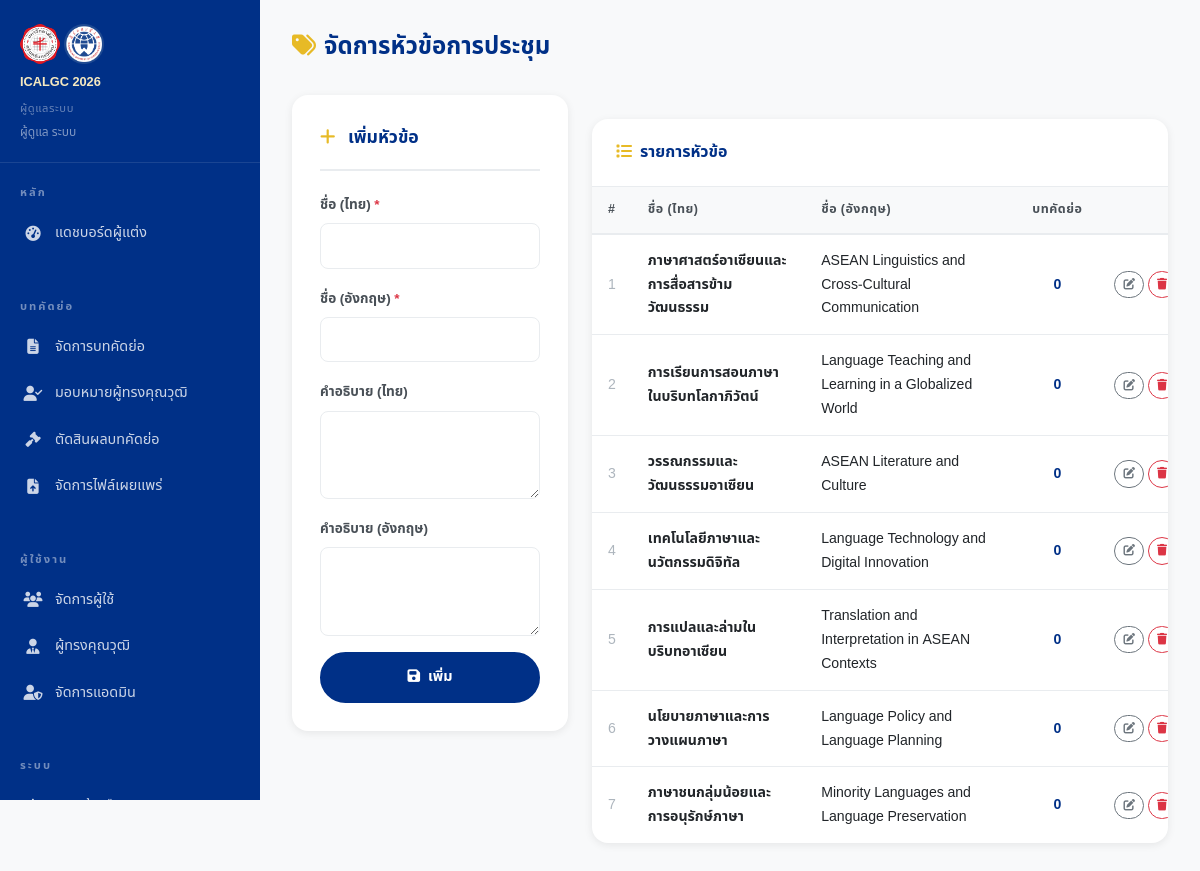
The app's page /admin/themes.php (signed in) with its own data.
### tables this page shows
CREATE TABLE IF NOT EXISTS conference_themes (
    id          INT UNSIGNED AUTO_INCREMENT PRIMARY KEY,
    code        VARCHAR(20) UNIQUE NOT NULL,
    name_th     TEXT NOT NULL,
    name_en     TEXT NOT NULL,
    description TEXT,
    is_active   BOOLEAN NOT NULL DEFAULT TRUE,
    created_at  TIMESTAMP NOT NULL DEFAULT CURRENT_TIMESTAMP
);

### app/helpers/functions.php (called while the page is built, shortened)
<?php
function lang(): string
{
    return $_SESSION['lang'] ?? DEFAULT_LANG;
}
function t(string $key, array $replace = []): string
{
    static $translations = [];
    $l = lang();
    if (empty($translations[$l])) {
        $file = LANG_PATH . '/' . $l . '.php';
        $translations[$l] = file_exists($file) ? require $file : [];
    }
    $text = $translations[$l][$key] ?? $key;
    return $text;
}
function e(string $s): string
{
    return htmlspecialchars($s, ENT_QUOTES | ENT_HTML5, 'UTF-8');
}
function post(string $key, mixed $default = ''): mixed
{
    return $_POST[$key] ?? $default;
}

### app/core/Auth.php (called while the page is built, shortened)
<?php
class Auth
{
    public static function isLoggedIn(): bool
    {
        return !empty($_SESSION['logged_in']) && !empty($_SESSION['user_id']);
    }
    public static function user(): ?array
    {
        return [
            'id'    => $_SESSION['user_id'],
            'role'  => $_SESSION['user_role'],
            'email' => $_SESSION['user_email'],
            'name'  => $_SESSION['user_name'],
        ];
    }
}

### public/admin/themes.php (the view, shortened to what this page needs)
<?php
$_lang  = lang();
$appUrl = APP_URL;
$editItem = null;
try {
    $db     = Database::getInstance();
    $themes = $db->query("
        SELECT ct.*, COUNT(p.id) AS paper_count
        FROM conference_themes ct
        LEFT JOIN papers p ON p.theme_id = ct.id
        GROUP BY ct.id
        ORDER BY ct.id
    ")->fetchAll();
} catch (\Throwable $e) {
    error_log($e->getMessage());
    $themes = [];
}
$pageTitle  = $_lang==='th' ? 'จัดการหัวข้อการประชุม' : 'Conference Themes';
$activeMenu = 'themes';
?>
<!DOCTYPE html>
<html lang="<?= $_lang ?>">
<head>
  <link href="https://cdn.jsdelivr.net/npm/bootstrap@5.3.3/dist/css/bootstrap.min.css" rel="stylesheet">
  <link href="https://cdnjs.cloudflare.com/ajax/libs/font-awesome/6.5.0/css/all.min.css" rel="stylesheet">
  <link rel="stylesheet" href="<?= $appUrl ?>/assets/css/style.css">
</head>
<body>
<div class="dashboard-wrap">
  <?php require_once __DIR__ . '/../../app/helpers/sidebar_admin.php'; ?>
  <main class="dashboard-content">
    <div class="dash-header">
      <h1 class="dash-title"><i class="fas fa-tags me-2" style="color:var(--gold);"></i><?= e($pageTitle) ?></h1>
    </div>
    <div class="row g-4">
      <div class="col-lg-4">
        <div class="content-card">
          <div class="content-card-title">
            <i class="fas fa-<?= $editItem ? 'edit' : 'plus' ?> me-2" style="color:var(--gold);"></i>
            <?= $editItem ? ($_lang==='th'?'แก้ไขหัวข้อ':'Edit Theme') : ($_lang==='th'?'เพิ่มหัวข้อ':'Add Theme') ?>
          </div>
          <form method="POST">
            <div class="d-flex flex-column gap-3">
              <div>
                <label class="form-label fw-bold" style="font-size:.85rem;"><?= $_lang==='th'?'ชื่อ (ไทย)':'Name (Thai)' ?> <span class="text-danger">*</span></label>
                <input type="text" name="name_th" class="form-control" value="<?= e($editItem['name_th'] ?? post('name_th')) ?>" required>
              </div>
              <div>
                <label class="form-label fw-bold" style="font-size:.85rem;"><?= $_lang==='th'?'ชื่อ (อังกฤษ)':'Name (English)' ?> <span class="text-danger">*</span></label>
                <input type="text" name="name_en" class="form-control" value="<?= e($editItem['name_en'] ?? post('name_en')) ?>" required>
              </div>
              <div>
                <label class="form-label fw-bold" style="font-size:.85rem;"><?= $_lang==='th'?'คำอธิบาย (ไทย)':'Description (Thai)' ?></label>
                <textarea name="description_th" class="form-control" rows="3"><?= e($editItem['description_th'] ?? post('description_th')) ?></textarea>
              </div>
              <div>
                <label class="form-label fw-bold" style="font-size:.85rem;"><?= $_lang==='th'?'คำอธิบาย (อังกฤษ)':'Description (English)' ?></label>
                <textarea name="description_en" class="form-control" rows="3"><?= e($editItem['description_en'] ?? post('description_en')) ?></textarea>
              </div>
              <div class="d-flex gap-2">
                <button type="submit" class="btn-primary-custom flex-fill">
                  <i class="fas fa-save me-2"></i><?= $editItem ? ($_lang==='th'?'บันทึก':'Save') : ($_lang==='th'?'เพิ่ม':'Add') ?>
                </button>
              </div>
            </div>
          </form>
        </div>
      </div>
      <div class="col-lg-8">
        <div class="table-card">
          <div class="table-card-header">
            <span class="table-card-title"><i class="fas fa-list me-2" style="color:var(--gold);"></i><?= $_lang==='th'?'รายการหัวข้อ':'Theme List' ?></span>
          </div>
          <?php if (empty($themes)): ?>
            <div class="p-5 text-center"><h5 style="color:var(--gray-500);"><?= t('common.no_data') ?></h5></div>
          <?php else: ?>
            <div class="table-responsive">
              <table class="table-custom">
                <thead>
                  <tr>
                    <th>#</th>
                    <th><?= $_lang==='th'?'ชื่อ (ไทย)':'Name (TH)' ?></th>
                    <th><?= $_lang==='th'?'ชื่อ (อังกฤษ)':'Name (EN)' ?></th>
                    <th><?= $_lang==='th'?'บทคัดย่อ':'Papers' ?></th>
                    <th></th>
                  </tr>
                </thead>
                <tbody>
                  <?php foreach ($themes as $t): ?>
                    <tr>
                      <td style="color:var(--gray-500);"><?= (int)$t['id'] ?></td>
                      <td style="font-weight:600;font-size:.88rem;"><?= e($t['name_th']) ?></td>
                      <td style="font-size:.88rem;"><?= e($t['name_en']) ?></td>
                      <td style="text-align:center;font-weight:700;color:var(--blue-dark);"><?= (int)$t['paper_count'] ?></td>
                      <td>
                        <div class="d-flex gap-1">
                          <a href="?edit=<?= (int)$t['id'] ?>" class="btn btn-sm btn-outline-secondary rounded-pill" style="font-size:.72rem;">
                            <i class="fas fa-edit"></i>
                          </a>
                          <?php if ((int)$t['paper_count'] === 0): ?>
                            <form method="POST" class="d-inline">
                              <button type="submit" class="btn btn-sm btn-outline-danger rounded-pill" style="font-size:.72rem;"
                                      data-confirm="<?= $_lang==='th'?'ยืนยันการลบ?':'Confirm delete?' ?>">
                                <i class="fas fa-trash"></i>
                              </button>
                            </form>
                          <?php endif; ?>
                        </div>
                      </td>
                    </tr>
                  <?php endforeach; ?>
                </tbody>
              </table>
            </div>
          <?php endif; ?>
        </div>
      </div>
    </div>
  </main>
</div>
</body>
</html>

### app/helpers/sidebar_admin.php (shortened to what this page needs)
<?php
$user   = Auth::user();
$appUrl = APP_URL;
$_lang  = lang();
$_menu  = $activeMenu ?? '';
?>
<aside class="sidebar" id="adminSidebar">
  <div class="sidebar-logo">
    <div class="d-flex align-items-center justify-content-between">
      <div>
        <img src="<?= $appUrl ?>/assets/images/swu_Logo.png" alt="SWU" onerror="this.style.display='none'">
        <img src="<?= $appUrl ?>/assets/images/Guangdong University of Foreign Studies.png" alt="Guangdong" onerror="this.style.display='none'">
        <h6>ICALGC 2026</h6>
        <div style="font-size:.7rem;color:rgba(255,255,255,.4);margin-top:2px;text-transform:uppercase;letter-spacing:.05em;">
          <?= $_lang==='th' ? 'ผู้ดูแลระบบ' : 'Administrator' ?>
        </div>
        <div style="font-size:.75rem;color:rgba(255,255,255,.5);margin-top:4px;">
          <?= e($user['name'] ?? '') ?>
        </div>
      </div>
    </div>
  </div>
  <div class="sidebar-section">
    <div class="sidebar-section-label"><?= $_lang==='th'?'หลัก':'Main' ?></div>
    <a class="sidebar-link <?= $_menu==='dashboard'?'active':'' ?>" href="<?= $appUrl ?>/admin/dashboard.php">
      <i class="fas fa-tachometer-alt"></i><?= t('author.dashboard') ?>
    </a>
  </div>
  <div class="sidebar-section">
    <div class="sidebar-section-label"><?= $_lang==='th'?'บทคัดย่อ':'Papers' ?></div>
    <a class="sidebar-link <?= $_menu==='papers'?'active':'' ?>" href="<?= $appUrl ?>/admin/papers.php">
      <i class="fas fa-file-alt"></i><?= $_lang==='th'?'จัดการบทคัดย่อ':'Manage Papers' ?>
    </a>
    <a class="sidebar-link <?= $_menu==='assign-reviewer'?'active':'' ?>" href="<?= $appUrl ?>/admin/assign-reviewer.php">
      <i class="fas fa-user-check"></i><?= $_lang==='th'?'มอบหมายผู้ทรงคุณวุฒิ':'Assign Reviewer' ?>
    </a>
    <a class="sidebar-link <?= $_menu==='final-decision'?'active':'' ?>" href="<?= $appUrl ?>/admin/final-decision.php">
      <i class="fas fa-gavel"></i><?= $_lang==='th'?'ตัดสินผลบทคัดย่อ':'Final Decision' ?>
    </a>
    <a class="sidebar-link <?= $_menu==='publications'?'active':'' ?>" href="<?= $appUrl ?>/admin/publications.php">
      <i class="fas fa-file-upload"></i><?= $_lang==='th'?'จัดการไฟล์เผยแพร่':'Manage Published Files' ?>
    </a>
  </div>
  <div class="sidebar-section">
    <div class="sidebar-section-label"><?= $_lang==='th'?'ผู้ใช้งาน':'Users' ?></div>
    <a class="sidebar-link <?= $_menu==='users'?'active':'' ?>" href="<?= $appUrl ?>/admin/users.php">
      <i class="fas fa-users"></i><?= $_lang==='th'?'จัดการผู้ใช้':'Manage Users' ?>
    </a>
    <a class="sidebar-link <?= $_menu==='reviewers'?'active':'' ?>" href="<?= $appUrl ?>/admin/reviewers.php">
      <i class="fas fa-user-tie"></i><?= $_lang==='th'?'ผู้ทรงคุณวุฒิ':'Reviewers' ?>
    </a>
    <a class="sidebar-link <?= $_menu==='admins'?'active':'' ?>" href="<?= $appUrl ?>/admin/admins.php">
      <i class="fas fa-user-shield"></i><?= $_lang==='th'?'จัดการแอดมิน':'Manage Admins' ?>
    </a>
  </div>
  <div class="sidebar-section">
    <div class="sidebar-section-label"><?= $_lang==='th'?'ระบบ':'System' ?></div>
    <a class="sidebar-link <?= $_menu==='notifications'?'active':'' ?>" href="<?= $appUrl ?>/admin/notifications.php">
      <i class="fas fa-bell"></i><?= $_lang==='th'?'การแจ้งเตือน':'Notifications' ?>
    </a>
  </div>
</aside>

### public/assets/css/style.css (style rules this page uses)
:root { --blue-dark: #003087; --blue-mid: #0057b7; --blue-light: #e8f0ff; --gold: #e7ba26; --gold-light: #f5e9c0; --gold-dark: #a07c10; --white: #ffffff; --gray-100: #f8f9fa; --gray-200: #e9ecef; --gray-500: #adb5bd; --gray-700: #495057; --gray-900: #212529; --success: #198754; --danger: #dc3545; --warning: #ffc107; --shadow-sm: 0 2px 8px rgba(0,0,0,.08); --shadow-md: 0 4px 20px rgba(0,0,0,.12); --shadow-lg: 0 8px 40px rgba(0,0,0,.16); --radius: 8px; --radius-lg: 16px; --transition: all 0.25s ease; --font-th: 'Noto Sans Thai', 'Sarabun', sans-serif; --font-en: 'Inter', 'Segoe UI', Arial, sans-serif; }
*, *::before, *::after { box-sizing: border-box; margin: 0; padding: 0; }
html { scroll-behavior: smooth; font-size: 16px; height: 100%; }
body { font-family: var(--font-th); color: var(--gray-900); background: var(--white); line-height: 1.7; -webkit-font-smoothing: antialiased; min-height: 100%; }
h1, h2, h3, h4, h5, h6 { font-weight: 700; line-height: 1.3; }
a { color: var(--blue-mid); text-decoration: none; transition: var(--transition); }
.btn-primary-custom { background: var(--blue-dark); color: var(--white); border: 2px solid var(--blue-dark); padding: 11px 28px; border-radius: 30px; font-weight: 700; font-size: .9rem; transition: var(--transition); display: inline-block; }
.form-control, .form-select { border: 1.5px solid var(--gray-200); border-radius: var(--radius); padding: 11px 16px; font-size: .9rem; transition: var(--transition); background: var(--white); color: var(--gray-900); }
.form-label { font-weight: 600; font-size: .88rem; color: var(--gray-700); margin-bottom: 6px; }
.dashboard-wrap { display: flex; min-height: 100vh; background: var(--gray-100); }
.sidebar { width: 260px; flex-shrink: 0; background: var(--blue-dark); color: var(--white); display: flex; flex-direction: column; min-height: 100vh; position: sticky; top: 0; height: 100vh; overflow-y: auto; }
.sidebar-logo { padding: 24px 20px 20px; border-bottom: 1px solid rgba(255,255,255,.1); }
.sidebar-logo img { height: 40px; }
.sidebar-logo h6 { color: var(--gold-light); font-size: .8rem; margin-top: 10px; font-weight: 600; }
.sidebar-section { padding: 20px 0; }
.sidebar-section-label { font-size: .7rem; font-weight: 700; letter-spacing: 2px; text-transform: uppercase; color: rgba(255,255,255,.45); padding: 0 20px; margin-bottom: 8px; }
.sidebar-link { display: flex; align-items: center; gap: 12px; padding: 11px 20px; color: rgba(255,255,255,.8); font-size: .9rem; transition: var(--transition); border-left: 3px solid transparent; }
.sidebar-link i { width: 20px; text-align: center; font-size: .95rem; flex-shrink: 0; }
.dashboard-content { flex: 1; padding: 32px; overflow-x: hidden; }
.dash-header { margin-bottom: 32px; }
.dash-title { font-size: 1.5rem; font-weight: 800; color: var(--blue-dark); margin-bottom: 4px; }
.table-card { background: var(--white); border-radius: var(--radius-lg); box-shadow: var(--shadow-sm); overflow: hidden; margin-top: 24px; }
.table-card-header { padding: 20px 24px; border-bottom: 1px solid var(--gray-200); display: flex; align-items: center; justify-content: space-between; }
.table-card-title { font-size: 1rem; font-weight: 700; color: var(--blue-dark); }
.table-responsive { overflow-x: auto; }
.table-custom { width: 100%; border-collapse: collapse; }
.table-custom th { background: var(--gray-100); color: var(--gray-700); font-size: .78rem; font-weight: 700; letter-spacing: .5px; text-transform: uppercase; padding: 12px 16px; white-space: nowrap; border-bottom: 2px solid var(--gray-200); }
.table-custom td { padding: 14px 16px; font-size: .88rem; border-bottom: 1px solid var(--gray-200); vertical-align: middle; }
.table-custom tr:last-child td { border-bottom: none; }
.content-card { background: var(--white); border-radius: var(--radius-lg); box-shadow: var(--shadow-sm); padding: 28px; margin-bottom: 24px; }
.content-card-title { font-size: 1.1rem; font-weight: 700; color: var(--blue-dark); padding-bottom: 16px; margin-bottom: 20px; border-bottom: 2px solid var(--gray-200); }
.table-custom { min-width: 600px; }
.table-card .table-responsive { -webkit-overflow-scrolling: touch; }

### records on screen
conference_themes: id "1", name_th "ภาษาศาสตร์อาเซียนและการสื่อสารข้ามวัฒนธรรม", name_en "ASEAN Linguistics and Cross-Cultural Communication", paper_count "0"
conference_themes: id "2", name_th "การเรียนการสอนภาษาในบริบทโลกาภิวัตน์", name_en "Language Teaching and Learning in a Globalized World", paper_count "0"
conference_themes: id "3", name_th "วรรณกรรมและวัฒนธรรมอาเซียน", name_en "ASEAN Literature and Culture", paper_count "0"
conference_themes: id "4", name_th "เทคโนโลยีภาษาและนวัตกรรมดิจิทัล", name_en "Language Technology and Digital Innovation", paper_count "0"
conference_themes: id "5", name_th "การแปลและล่ามในบริบทอาเซียน", name_en "Translation and Interpretation in ASEAN Contexts", paper_count "0"
conference_themes: id "6", name_th "นโยบายภาษาและการวางแผนภาษา", name_en "Language Policy and Language Planning", paper_count "0"
conference_themes: id "7", name_th "ภาษาชนกลุ่มน้อยและการอนุรักษ์ภาษา", name_en "Minority Languages and Language Preservation", paper_count "0"

### other values on screen
$user['name'] "ผู้ดูแล ระบบ"
t('author.dashboard') "แดชบอร์ดผู้แต่ง"
$pageTitle "จัดการหัวข้อการประชุม"
